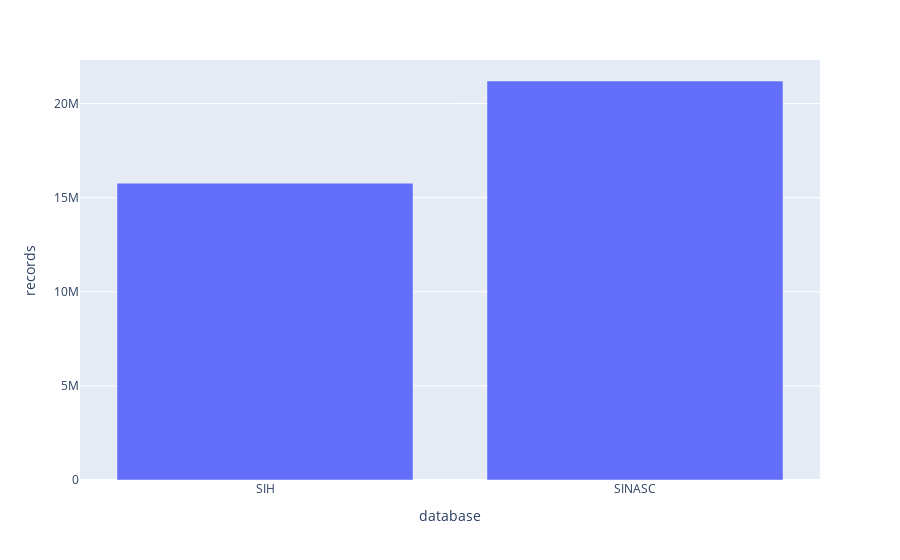

Notebook code cell kept with this figure:
### Code cell
df_filter = pd.DataFrame([
	['SIH', sus_sih],
	['SINASC', sus_sinasc]
], columns=['database', 'records'])
fig = px.bar(df_filter, x='database', y='records')
fig.show()

### Figure 1 — Plotly figure (JSON) as saved in the notebook; plotly's stock layout.template omitted (floating-point values rounded to 4 significant figures)
{"data": [{"alignmentgroup": "True", "hovertemplate": "database=%{x}<br>records=%{y}<extra></extra>", "legendgroup": "", "marker": {"color": "#636efa", "pattern": {"shape": ""}}, "name": "", "offsetgroup": "", "orientation": "v", "showlegend": false, "textposition": "auto", "type": "bar", "x": ["SIH", "SINASC"], "xaxis": "x", "y": [15767633, 21196305], "yaxis": "y"}], "layout": {"barmode": "relative", "legend": {"tracegroupgap": 0}, "margin": {"t": 60}, "xaxis": {"anchor": "y", "domain": [0, 1], "title": {"text": "database"}}, "yaxis": {"anchor": "x", "domain": [0, 1], "title": {"text": "records"}}}}
